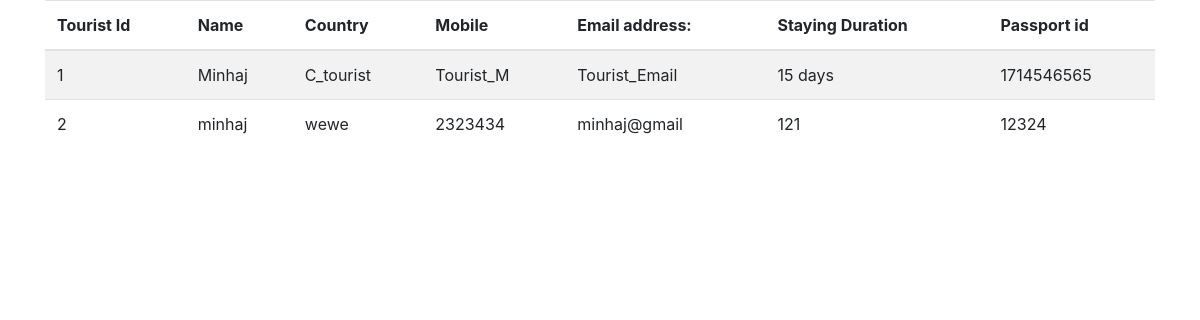
The app's page /Administrator/ShowVerification/, older data.
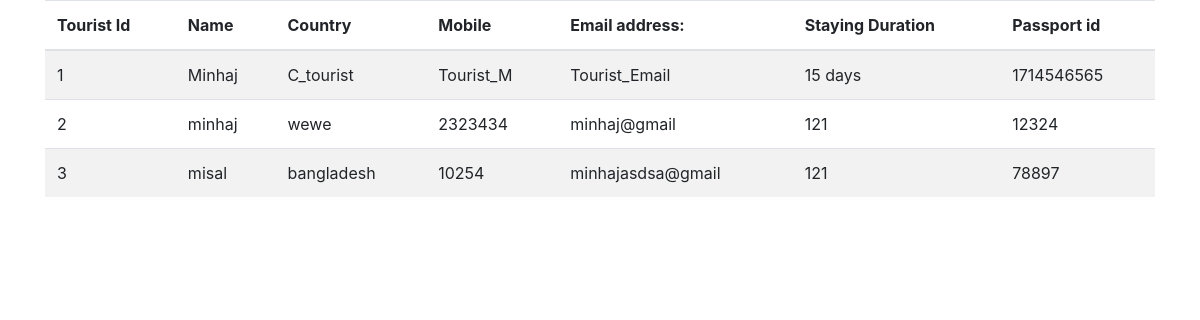
The same page, newer data.
### tourist/models.py (models this page shows)
class PoliceVerification(models.Model):
    Verification_id = models.AutoField(primary_key=True)
    Tourist_name = models.CharField(max_length=55, null=False, blank=False)
    C_tourist = models.CharField(max_length=55, default='')
    Tourist_M = models.CharField(max_length=55, default='')
    Tourist_Email = models.EmailField(max_length=50, blank=False, unique=True)
    Tourist_duration = models.CharField(max_length=55)
    Passport_id = models.CharField(max_length=55, null=False, blank=False)

### Administrator/views.py (the view)
# urls.py: path('ShowVerification/', views.ShowVerification, name='ShowVerification'),
def ShowVerification(request):
    p = PoliceVerification.objects.all()
    return render(request, 'administrator/view_verifications.html', {'verificationlist': p})

### Administrator/templates/administrator/view_verifications.html (shortened to what this page needs)
{% extends 'administrator/base.html' %}
{% block content %}
    <div class="container">
        <table class="table table-striped">
       <thead>
           <th> Tourist Id</th>
           <th> Name</th>
           <th> Country</th>
           <th> Mobile</th>
           <th> Email address:</th>
           <th> Staying Duration</th>
           <th> Passport id</th>
       </thead>
        <tbody>
         {% for p in verificationlist %}
             <tr>
            <td>{{p.Verification_id}}</td>
            <td>{{p.Tourist_name}}</td>
            <td>{{p.C_tourist}}</td>
            <td>{{p.Tourist_M}}</td>
            <td>{{p.Tourist_Email}}</td>
            <td>{{p.Tourist_duration}}</td>
            <td>{{p.Passport_id}}</td>
             </tr>
        {% endfor %}
        </tbody>
    </table>
    </div>
{% endblock %}

Row changes from the older to the newer data that the page shows:
added PoliceVerification: Verification_id "3", Tourist_name "misal", C_tourist "bangladesh", Tourist_M "10254", Tourist_Email "minhajasdsa@gmail", Tourist_duration "121", Passport_id "78897"
